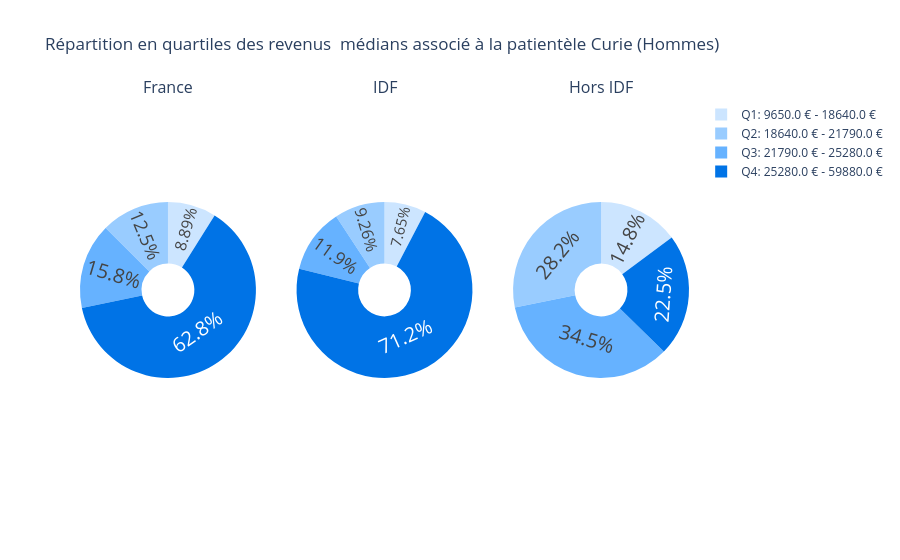

Notebook code for this chart:
### Code cell
#revenus pour les Hommes

labels = [f"Q{i+1}: {np.round(bords_revenus[i],2)} € - {np.round(bords_revenus[i+1],2)} €" for i in range(0, 4, 1)]
colors = colors = ['#cce5ff', '#99ccff', '#66b2ff', '#0073e6']

patients_hommes = df_patients_revenus[df_patients_revenus['patient_sexe']=="M"]
patients_hommes_idf = df_patients_idf[df_patients_idf['patient_sexe']=='M']
patients_hommes_hors_idf = df_patients_hors_idf[df_patients_hors_idf['patient_sexe']=='M']

quartile_count_fr = patients_hommes['quartile'].value_counts().sort_index()
quartile_count_idf = patients_hommes_idf['quartile'].value_counts().sort_index()
quartile_count_hors_idf = patients_hommes_hors_idf['quartile'].value_counts().sort_index()

# Create subplots
fig = make_subplots(rows=1, cols=3, subplot_titles=("France", "IDF", "Hors IDF"), specs=[[{'type': 'domain'}, {'type': 'domain'}, {'type': 'domain'}]])

# Add pie charts
fig.add_trace(go.Pie(labels=labels, values=quartile_count_fr.values, sort=False, hole=.3, name="France"), row=1, col=1)
fig.add_trace(go.Pie(labels=labels, values=quartile_count_idf.values, sort=False, hole=.3, name="IDF"), row=1, col=2)
fig.add_trace(go.Pie(labels=labels, values=quartile_count_hors_idf.values, sort=False, hole=.3, name="Hors IDF"), row=1, col=3)

# Update layout
fig.update_layout(title_text="Répartition en quartiles des revenus  médians associé à la patientèle Curie (Hommes)",
                  showlegend=True)

fig.update_traces(textposition='inside', textinfo='percent',textfont=dict(size=20), marker=dict(colors=colors))
config = {
        'toImageButtonOptions': {
            'format': 'png',  # one of png, svg, jpeg, webp
            'filename': 'revenus_patients_hommes',
            'height': 1080,
            'width': 1920,
            'scale': 6  # Multiply title/legend/axis/canvas sizes by this factor
        }
    }

# Show the figure
fig.show(config=config)

### Figure 1 — Plotly figure (JSON) as saved in the notebook; plotly's stock layout.template omitted (floating-point values rounded to 4 significant figures)
{"data": [{"domain": {"x": [0, 0.2889], "y": [0, 1]}, "hole": 0.3, "labels": ["Q1: 9650.0 € - 18640.0 €", "Q2: 18640.0 € - 21790.0 €", "Q3: 21790.0 € - 25280.0 €", "Q4: 25280.0 € - 59880.0 €"], "marker": {"colors": ["#cce5ff", "#99ccff", "#66b2ff", "#0073e6"]}, "name": "France", "sort": false, "textfont": {"size": 20}, "textinfo": "percent", "textposition": "inside", "type": "pie", "values": [862, 1215, 1528, 6087]}, {"domain": {"x": [0.3556, 0.6444], "y": [0, 1]}, "hole": 0.3, "labels": ["Q1: 9650.0 € - 18640.0 €", "Q2: 18640.0 € - 21790.0 €", "Q3: 21790.0 € - 25280.0 €", "Q4: 25280.0 € - 59880.0 €"], "marker": {"colors": ["#cce5ff", "#99ccff", "#66b2ff", "#0073e6"]}, "name": "IDF", "sort": false, "textfont": {"size": 20}, "textinfo": "percent", "textposition": "inside", "type": "pie", "values": [613, 742, 950, 5710]}, {"domain": {"x": [0.7111, 1], "y": [0, 1]}, "hole": 0.3, "labels": ["Q1: 9650.0 € - 18640.0 €", "Q2: 18640.0 € - 21790.0 €", "Q3: 21790.0 € - 25280.0 €", "Q4: 25280.0 € - 59880.0 €"], "marker": {"colors": ["#cce5ff", "#99ccff", "#66b2ff", "#0073e6"]}, "name": "Hors IDF", "sort": false, "textfont": {"size": 20}, "textinfo": "percent", "textposition": "inside", "type": "pie", "values": [249, 473, 578, 377]}], "layout": {"annotations": [{"font": {"size": 16}, "showarrow": false, "text": "France", "x": 0.1444, "xanchor": "center", "xref": "paper", "y": 1, "yanchor": "bottom", "yref": "paper"}, {"font": {"size": 16}, "showarrow": false, "text": "IDF", "x": 0.5, "xanchor": "center", "xref": "paper", "y": 1, "yanchor": "bottom", "yref": "paper"}, {"font": {"size": 16}, "showarrow": false, "text": "Hors IDF", "x": 0.8556, "xanchor": "center", "xref": "paper", "y": 1, "yanchor": "bottom", "yref": "paper"}], "showlegend": true, "title": {"text": "Répartition en quartiles des revenus  médians associé à la patientèle Curie (Hommes)"}}}
